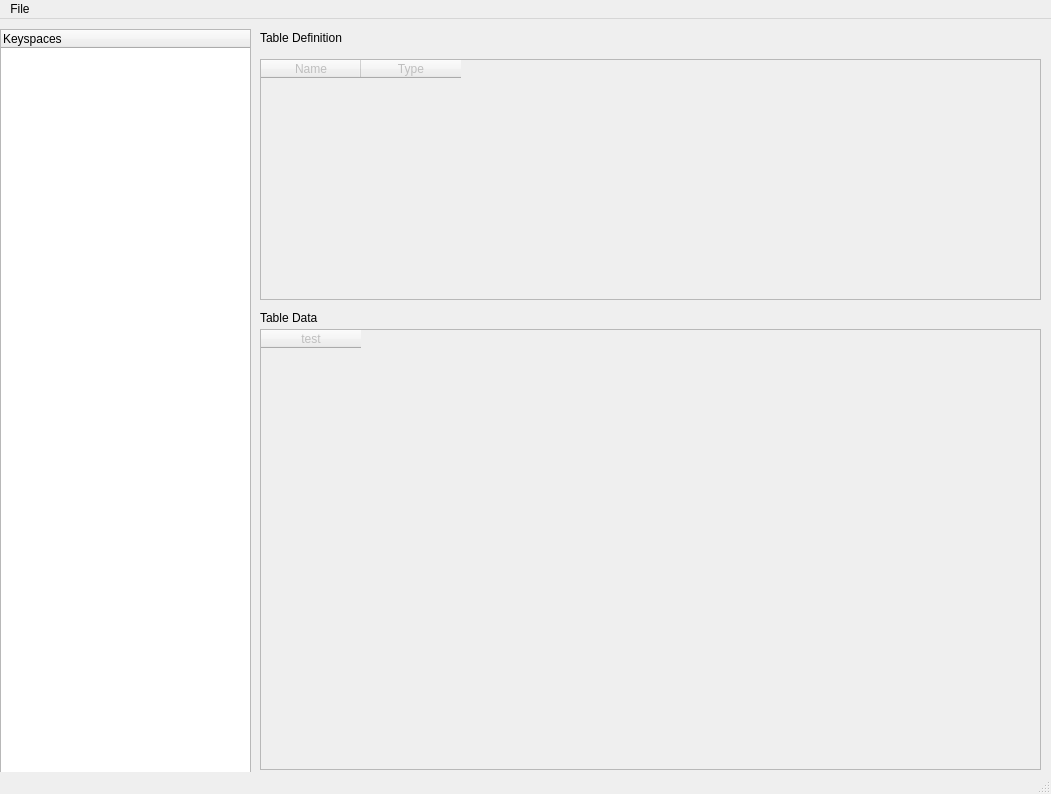
<?xml version="1.0" encoding="UTF-8"?>
<ui version="4.0">
 <class>MainWindow</class>
 <widget class="QMainWindow" name="MainWindow">
  <property name="geometry">
   <rect>
    <x>0</x>
    <y>0</y>
    <width>1051</width>
    <height>794</height>
   </rect>
  </property>
  <property name="windowTitle">
   <string>AstraExplorer</string>
  </property>
  <widget class="QWidget" name="centralwidget">
   <widget class="QTableWidget" name="tableWidget">
    <property name="enabled">
     <bool>false</bool>
    </property>
    <property name="geometry">
     <rect>
      <x>260</x>
      <y>40</y>
      <width>781</width>
      <height>241</height>
     </rect>
    </property>
    <column>
     <property name="text">
      <string>Name</string>
     </property>
    </column>
    <column>
     <property name="text">
      <string>Type</string>
     </property>
    </column>
   </widget>
   <widget class="QTreeWidget" name="dbObjects">
    <property name="geometry">
     <rect>
      <x>0</x>
      <y>10</y>
      <width>251</width>
      <height>751</height>
     </rect>
    </property>
    <column>
     <property name="text">
      <string>Keyspaces</string>
     </property>
    </column>
   </widget>
   <widget class="QTableWidget" name="tableData">
    <property name="enabled">
     <bool>false</bool>
    </property>
    <property name="geometry">
     <rect>
      <x>260</x>
      <y>310</y>
      <width>781</width>
      <height>441</height>
     </rect>
    </property>
    <column>
     <property name="text">
      <string>test</string>
     </property>
    </column>
   </widget>
   <widget class="QLabel" name="label">
    <property name="geometry">
     <rect>
      <x>260</x>
      <y>290</y>
      <width>91</width>
      <height>17</height>
     </rect>
    </property>
    <property name="text">
     <string>Table Data</string>
    </property>
   </widget>
   <widget class="QLabel" name="label_2">
    <property name="geometry">
     <rect>
      <x>260</x>
      <y>10</y>
      <width>111</width>
      <height>17</height>
     </rect>
    </property>
    <property name="text">
     <string>Table Definition</string>
    </property>
   </widget>
  </widget>
  <widget class="QMenuBar" name="menubar">
   <property name="geometry">
    <rect>
     <x>0</x>
     <y>0</y>
     <width>1051</width>
     <height>22</height>
    </rect>
   </property>
   <widget class="QMenu" name="menuFile">
    <property name="title">
     <string>File</string>
    </property>
    <addaction name="actionExit"/>
   </widget>
   <addaction name="menuFile"/>
  </widget>
  <widget class="QStatusBar" name="statusbar"/>
  <action name="actionExit">
   <property name="text">
    <string>Exit</string>
   </property>
  </action>
 </widget>
 <resources/>
 <connections>
  <connection>
   <sender>actionExit</sender>
   <signal>triggered()</signal>
   <receiver>MainWindow</receiver>
   <slot>exitMenuAction()</slot>
   <hints>
    <hint type="sourcelabel">
     <x>-1</x>
     <y>-1</y>
    </hint>
    <hint type="destinationlabel">
     <x>525</x>
     <y>396</y>
    </hint>
   </hints>
  </connection>
  <connection>
   <sender>dbObjects</sender>
   <signal>itemSelectionChanged()</signal>
   <receiver>MainWindow</receiver>
   <slot>ItemChangedAction()</slot>
   <hints>
    <hint type="sourcelabel">
     <x>125</x>
     <y>183</y>
    </hint>
    <hint type="destinationlabel">
     <x>495</x>
     <y>397</y>
    </hint>
   </hints>
  </connection>
 </connections>
 <slots>
  <signal>exitMenuSignal()</signal>
  <signal>itemChangedSignal()</signal>
  <slot>exitMenuAction()</slot>
  <slot>ItemChangedAction()</slot>
 </slots>
</ui>
